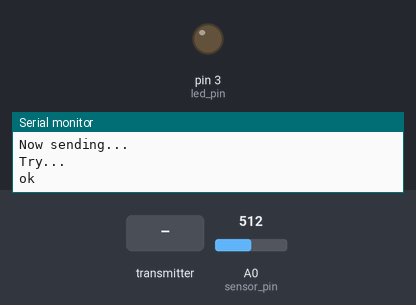
Recording of a sketch running on a simulated Arduino Uno, built with avr-gcc and run on an emulated ATmega328P. Parts: output pins drawn as LEDs (lit = HIGH), the last lines printed to the serial monitor. Inputs (shaded band) come from the test bench; at power-on: A0 (sensor_pin) = 512. No radio packets arrive unless stated.

Above: at 1.2 s.
1.3 s: the transmitter starts sending message = 0
At 2.8 s:
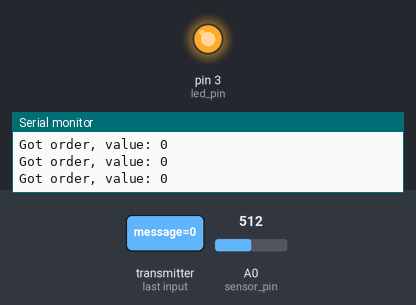
Timing chart, 0 to 4.3 s (numbered marks = the images above; inputs shaded):
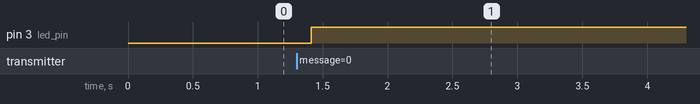

Measured:
- after the input at 1.3 s, pin 3 (led_pin): LOW → HIGH after 0.11 s

The sketch:

sensor1.ino
```cpp
#include <SPI.h>
#include "nRF24L01.h"
#include "RF24.h"
#include "printf.h"

const uint8_t MAX_TRY = 5;

//
// Hardware configuration
//

// Set up nRF24L01 radio on SPI bus plus pins 9 & 10

RF24 radio(9,10);

// Pins on the remote for buttons
const int sensor_pin = A0;
unsigned long sensor_state = 0;
unsigned long threshold = 200;
unsigned long active = 0;

const uint8_t led_pin = 3;

bool normal = true;
bool change = true;

//
// Topology
//

// Single radio pipe address for the 2 nodes to communicate.
const uint64_t send_pipe = 0xF0F0F0F0AA;
const uint64_t recieve_pipe = 0xF0F0F0F0A1;

//
// Setup
//

void setup(void)
{
  //
  // Print preamble
  //

  Serial.begin(57600);
  printf_begin();
  printf("\n\rRF24/sensor1\n\r");

  //
  // Setup and configure rf radio
  //

  radio.begin();

  radio.openWritingPipe(send_pipe);

  radio.printDetails();

  pinMode(sensor_pin,INPUT);
  pinMode(led_pin,OUTPUT);
  digitalWrite(led_pin,LOW);

}

//
// Loop
//

void loop(void)
{
  //
  // Remote role.  If the state of any button has changed, send the whole state of
  // all buttons.
  //

  delay(20);
  uint8_t state = analogRead(sensor_pin);
  if (abs(sensor_state - state) > 40 || change)
  {
    change = false;
    sensor_state = state;
    bool ok = false;
    uint8_t i = MAX_TRY;
    printf("Now sending...\n\r");
    while (!ok && i--)
    {
      printf("Try...\n\r");
      if (sensor_state < threshold)
      {
        active = 1;
      }
      else
      {
        active = 0;
      }
      ok = radio.write( &active, sizeof(unsigned long) );
    }
    if (ok)
    {
      printf("ok\n\r");
    }
    else
    {
      printf("fail\n\r");
    }
  }
  // Try again in a short while
  delay(20);

  radio.openReadingPipe(1,recieve_pipe);

  radio.startListening();

  delay(100);

  if ( radio.available() )
  {
      unsigned long message;
      bool done = false;
      while (!done)
      {
        done = radio.read( &message, sizeof(unsigned long) );
      }
      printf("Got order, value: %lu\n\r", message);
      switch (message)
      {
        case 0:
          digitalWrite(led_pin,HIGH);
          break;
        case 1:
          digitalWrite(led_pin,LOW);
          break;
        default:
          threshold = message;
          change = true;
          break;
      }
  }

  radio.stopListening();
}
// vim:ai:cin:sts=2 sw=2 ft=cpp
```

printf.h
```cpp
// (licence header left out)
/**
 * @file printf.h
 *
 * Setup necessary to direct stdout to the Arduino Serial library, which
 * enables 'printf'
 */

#ifndef __PRINTF_H__
#define __PRINTF_H__

#ifdef ARDUINO

int serial_putc( char c, FILE * )
{
  Serial.write( c );

  return c;
}

void printf_begin(void)
{
  fdevopen( &serial_putc, 0 );
}

#else
#error This example is only for use on Arduino.
#endif // ARDUINO

#endif // __PRINTF_H__
```
